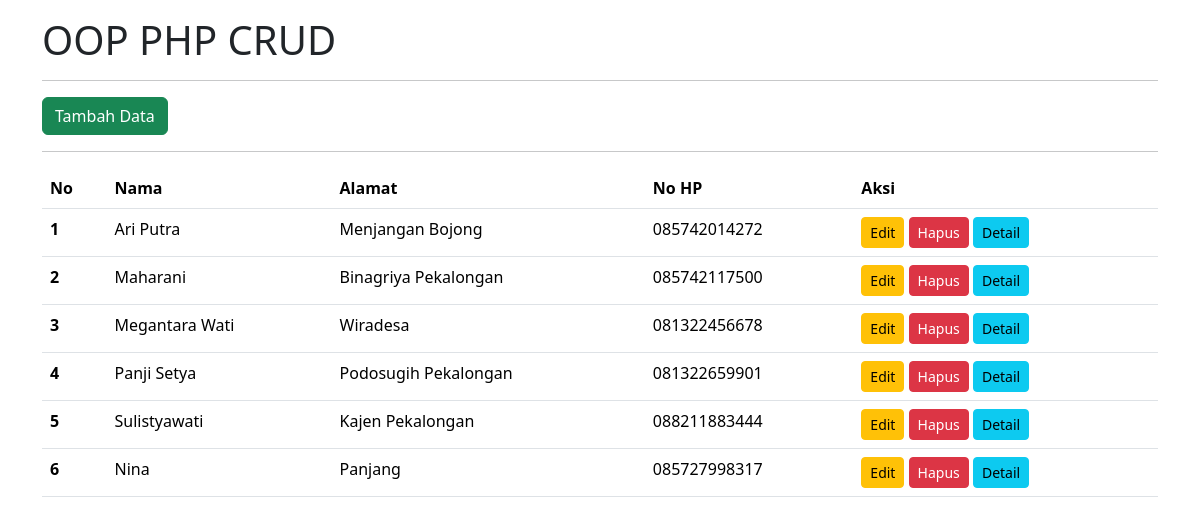
Page /php-crud/index.php on the committed database.
### tables this page shows
CREATE TABLE `tb_users` (
  `id` int(10) NOT NULL,
  `nama` varchar(255) NOT NULL,
  `alamat` varchar(255) NOT NULL,
  `nohp` char(13) NOT NULL,
  `jenis_kelamin` enum('Laki-laki','Perempuan') NOT NULL,
  `email` varchar(100) NOT NULL,
  `foto` varchar(355) NOT NULL
);

### php-crud/database.php (called while the page is built, shortened)
<?php
class Database
{
    public $host = 'localhost';
    public $username = 'root';
    public $password = '';
    public $database = 'db_php';
    public $connect;
    function __construct()
    {
        $this->connect = mysqli_connect($this->host, $this->username, $this->password);
        mysqli_select_db($this->connect, $this->database);
    }
    function tampilData()
    {
        $data = mysqli_query($this->connect, "SELECT * FROM tb_users");
        $rows = mysqli_fetch_all($data, MYSQLI_ASSOC);
        return $rows;
    }
}
?>

### php-crud/index.php (the view, shortened to what this page needs)
<?php
include 'database.php';
$db = new Database;
?>
<!doctype html>
<html lang="en">
<head>
    <link href="https://cdn.jsdelivr.net/npm/bootstrap@5.3.3/dist/css/bootstrap.min.css" rel="stylesheet"
>
</head>
<body>
    <div class="container mt-3">
        <h1>OOP PHP CRUD</h1>
        <hr>
        <a href="input.php" class="btn btn-success">Tambah Data</a>
        <hr>
        <table class="table table-hover">
            <thead>
                <tr>
                    <th scope="col">No</th>
                    <th scope="col">Nama</th>
                    <th scope="col">Alamat</th>
                    <th scope="col">No HP</th>
                    <th scope="col">Aksi</th>
                </tr>
            </thead>
            <?php
            $nomor = 1;
            foreach ($db->tampilData() as $dataUser) {
                ?>
                <tr>
                    <th scope="row"><?php echo $nomor++; ?></th>
                    <td><?php echo $dataUser['nama']; ?></td>
                    <td><?php echo $dataUser['alamat']; ?></td>
                    <td><?php echo $dataUser['nohp']; ?></td>
                    <td>
                        <a href="edit.php?id=<?php echo $dataUser['id'] ?>" class="btn btn-warning btn-sm">Edit</a>
                        <a href="proses.php?id=<?php echo $dataUser['id'] ?>&aksi=hapus"
                            class="btn btn-danger btn-sm">Hapus</a>
                        <a href="detail.php?id=<?php echo $dataUser['id'] ?>" class="btn btn-info btn-sm">Detail</a>
                    </td>
                </tr>
                <?php
            }
            ?>
        </table>
    </div>
</body>
</html>

### rows in the picture
tb_users: nama "Ari Putra", alamat "Menjangan Bojong", nohp "085742014272"
tb_users: nama "Maharani", alamat "Binagriya Pekalongan", nohp "085742117500"
tb_users: nama "Megantara Wati", alamat "Wiradesa", nohp "081322456678"
tb_users: nama "Panji Setya", alamat "Podosugih Pekalongan", nohp "081322659901"
tb_users: nama "Sulistyawati", alamat "Kajen Pekalongan", nohp "088211883444"
tb_users: nama "Nina", alamat "Panjang", nohp "085727998317"
